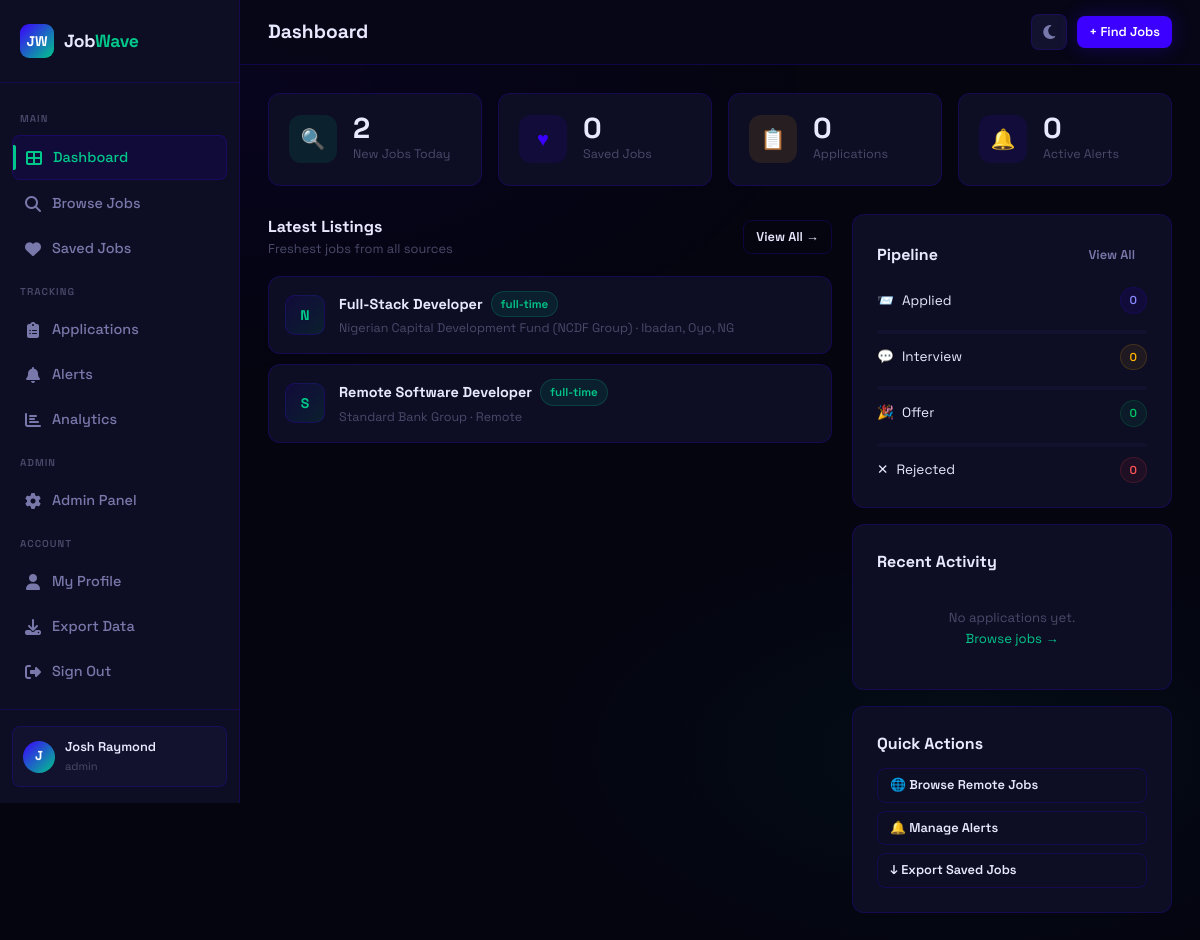
Page /dashboard (signed in) on the earlier database version.
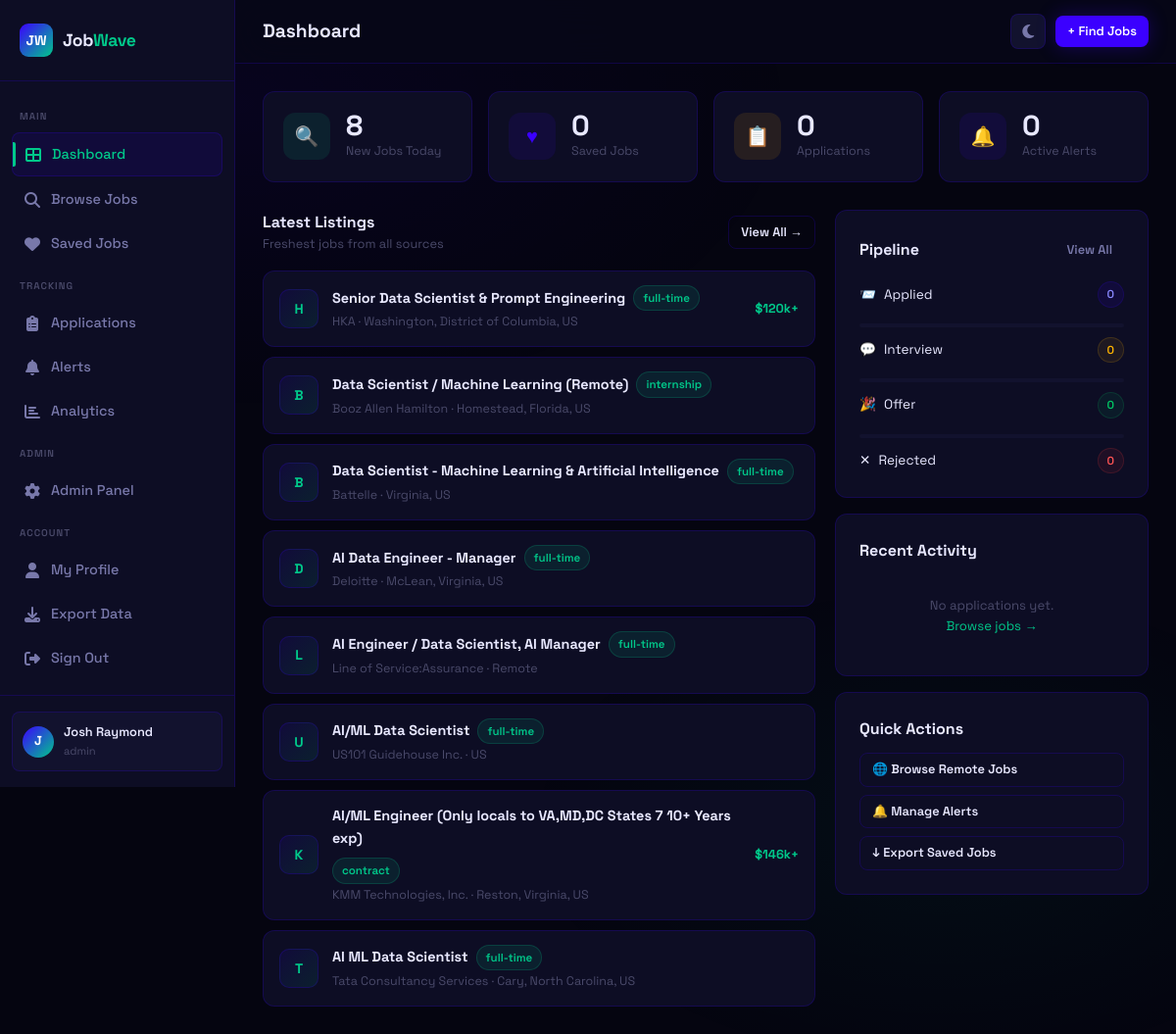
Same page on the later database version.
### app.py (models this page shows)
class Job(db.Model):
    id = db.Column(db.Integer, primary_key=True)
    title = db.Column(db.String(200), nullable=False)
    company = db.Column(db.String(200), nullable=False)
    location = db.Column(db.String(200))
    job_type = db.Column(db.String(50))          # full-time | part-time | remote | contract
    experience = db.Column(db.String(50))         # entry | mid | senior
    salary_min = db.Column(db.Integer)
    salary_max = db.Column(db.Integer)
    description = db.Column(db.Text)
    requirements = db.Column(db.Text)
    source = db.Column(db.String(100))
    source_url = db.Column(db.String(500))
    source_id = db.Column(db.String(200), unique=True)  # duplicate detection
    tags = db.Column(db.String(500))
    is_active = db.Column(db.Boolean, default=True)
    scraped_at = db.Column(db.DateTime, default=datetime.utcnow)
    posted_at = db.Column(db.DateTime)
    views = db.Column(db.Integer, default=0)

### app.py (the view)
@app.route('/dashboard')
@login_required
def dashboard():
    saved_count = SavedJob.query.filter_by(user_id=current_user.id).count()
    app_count = Application.query.filter_by(user_id=current_user.id).count()
    alert_count = Alert.query.filter_by(user_id=current_user.id, is_active=True).count()
    recent_apps = Application.query.filter_by(user_id=current_user.id)\
        .order_by(Application.applied_at.desc()).limit(5).all()
    status_counts = {}
    for status in ['applied', 'interview', 'offer', 'rejected']:
        status_counts[status] = Application.query.filter_by(user_id=current_user.id, status=status).count()
    recent_jobs = Job.query.filter_by(is_active=True).order_by(Job.scraped_at.desc()).limit(8).all()
    return render_template('dashboard.html', saved_count=saved_count, app_count=app_count,
                           alert_count=alert_count, recent_apps=recent_apps,
                           status_counts=status_counts, recent_jobs=recent_jobs)

### app.py (called while the page is built)
@login_manager.user_loader
def load_user(user_id):
    return User.query.get(int(user_id))

    @property
    def is_authenticated(self): return True

### templates/dashboard.html (shortened to what the changed rows need)
{% extends 'base.html' %}
{% block page_title %}Dashboard{% endblock %}
{% block content %}
<div class="stagger">
  <div class="stats-grid">
    <div class="stat-card">
      <div>
        <div class="stat-value">{{ recent_jobs|length }}</div>
        <div class="stat-label">New Jobs Today</div>
      </div>
    </div>
  </div>
  <div class="dashboard-grid">
    <div class="dashboard-main">
      <div style="display:flex;flex-direction:column;gap:10px;">
        {% for job in recent_jobs %}
        <div class="card job-row-card">
          <div class="company-logo" style="width:40px;height:40px;font-size:14px;flex-shrink:0;">{{ job.company[0] }}</div>
          <div style="flex:1;min-width:0;">
            <div style="display:flex;align-items:center;gap:8px;flex-wrap:wrap;">
              <a href="{{ url_for('job_detail', job_id=job.id) }}" style="font-weight:700;font-size:0.9rem;color:var(--text);">{{ job.title }}</a>
              <span class="badge badge-mint">{{ job.job_type or 'full-time' }}</span>
            </div>
            <div style="font-size:0.78rem;color:var(--text-muted);margin-top:2px;">{{ job.company }} · {{ job.location }}</div>
          </div>
          {% if job.salary_min %}
          <div class="job-salary-pill">${{ '{:,.0f}'.format(job.salary_min/1000) }}k+</div>
          {% endif %}
        </div>
        {% endfor %}
      </div>
    </div>
    <div class="dashboard-side">
      <div class="card">
        <div style="display:flex;flex-direction:column;gap:10px;margin-top:4px;">
          {% set statuses = [('applied','badge-indigo','📨'),('interview','badge-amber','💬'),('offer','badge-green','🎉'),('rejected','badge-red','✕')] %}
          {% for status, cls, icon in statuses %}
          {% set count = status_counts.get(status, 0) %}
          <div style="display:flex;align-items:center;justify-content:space-between;">
            <div style="display:flex;align-items:center;gap:8px;font-size:0.85rem;">
              <span>{{ icon }}</span>
              <span style="text-transform:capitalize;">{{ status }}</span>
            </div>
            <span class="badge {{ cls }}">{{ count }}</span>
          </div>
          {% if not loop.last %}
          <div class="progress">
          </div>
          {% endif %}
          {% endfor %}
        </div>
      </div>
    </div>
  </div>
</div>
{% endblock %}

Differences in the rows shown:
no longer on this page (row unchanged): Job: company "N", title "Full-Stack Developer", job_type "full-time", company "Nigerian Capital Development Fund (NCDF Group)", location "Ibadan, Oyo, NG"
no longer on this page (row unchanged): Job: company "S", title "Remote Software Developer", job_type "full-time", company "Standard Bank Group", location "Remote"
added Job: company "H", title "Senior Data Scientist & Prompt Engineering", job_type "full-time", company "HKA", location "Washington, District of Columbia, US", job.salary_min/1000 "120"
added Job: company "B", title "Data Scientist / Machine Learning (Remote)", job_type "internship", company "Booz Allen Hamilton", location "Homestead, Florida, US"
added Job: company "B", title "Data Scientist - Machine Learning & Artificial Intelligence", job_type "full-time", company "Battelle", location "Virginia, US"
added Job: company "D", title "AI Data Engineer - Manager", job_type "full-time", company "Deloitte", location "McLean, Virginia, US"
added Job: company "L", title "AI Engineer / Data Scientist, AI Manager", job_type "full-time", company "Line of Service:Assurance", location "Remote"
added Job: company "U", title "AI/ML Data Scientist", job_type "full-time", company "US101 Guidehouse Inc.", location "US"
added Job: company "K", title "AI/ML Engineer (Only locals to VA,MD,DC States 7 10+ Years exp)", job_type "contract", company "KMM Technologies, Inc.", location "Reston, Virginia, US", job.salary_min/1000 "146"
added Job: company "T", title "AI ML Data Scientist", job_type "full-time", company "Tata Consultancy Services", location "Cary, North Carolina, US"
Other differences:
{{ recent_jobs|length }}: "2" → "8"
